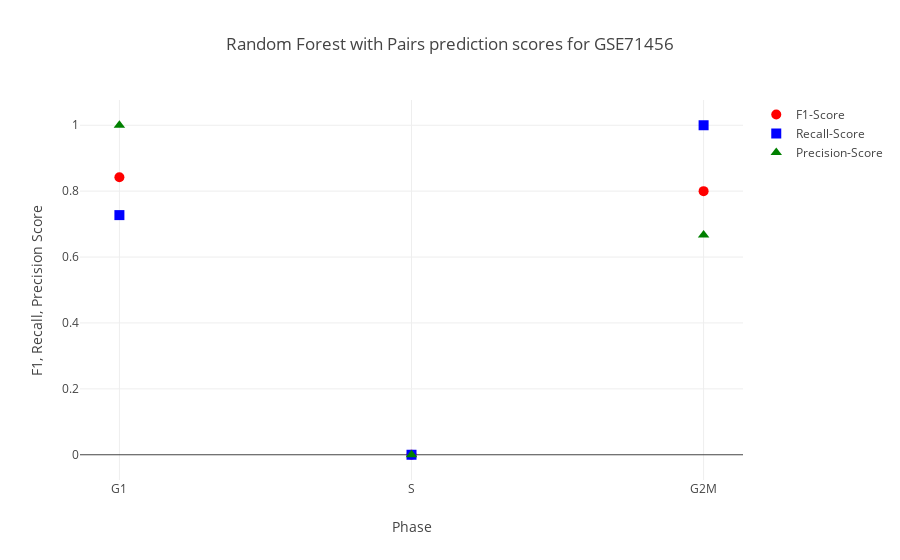

This figure's notebook cell:
### Code cell
GSE71456_cyclone_evaluation = helper.evaluate_prediction(GSE71456_prediction_table_cyclone, GSE71456_labels)
iplot(
    helper.plot_evaluation(
        *GSE71456_cyclone_evaluation, 
        xaxis=["G1","S","G2M"], 
        xaxislbl="Phase", 
        title="Random Forest with Pairs prediction scores for GSE71456"
    )
)

### Figure 1 — Plotly figure (JSON) as saved in the notebook; plotly's stock layout.template omitted (floating-point values rounded to 4 significant figures)
{"data": [{"marker": {"color": "red", "size": 10, "symbol": "circle"}, "mode": "markers", "name": "F1-Score", "type": "scatter", "x": ["G1", "S", "G2M"], "y": [0.8421, 0, 0.8]}, {"marker": {"color": "blue", "size": 10, "symbol": "square"}, "mode": "markers", "name": "Recall-Score", "type": "scatter", "x": ["G1", "S", "G2M"], "y": [0.7273, 0, 1]}, {"marker": {"color": "green", "size": 10, "symbol": "triangle-up"}, "mode": "markers", "name": "Precision-Score", "type": "scatter", "x": ["G1", "S", "G2M"], "y": [1, 0, 0.6667]}], "layout": {"title": "Random Forest with Pairs prediction scores for GSE71456", "xaxis": {"title": "Phase"}, "yaxis": {"title": "F1, Recall, Precision Score"}}}
